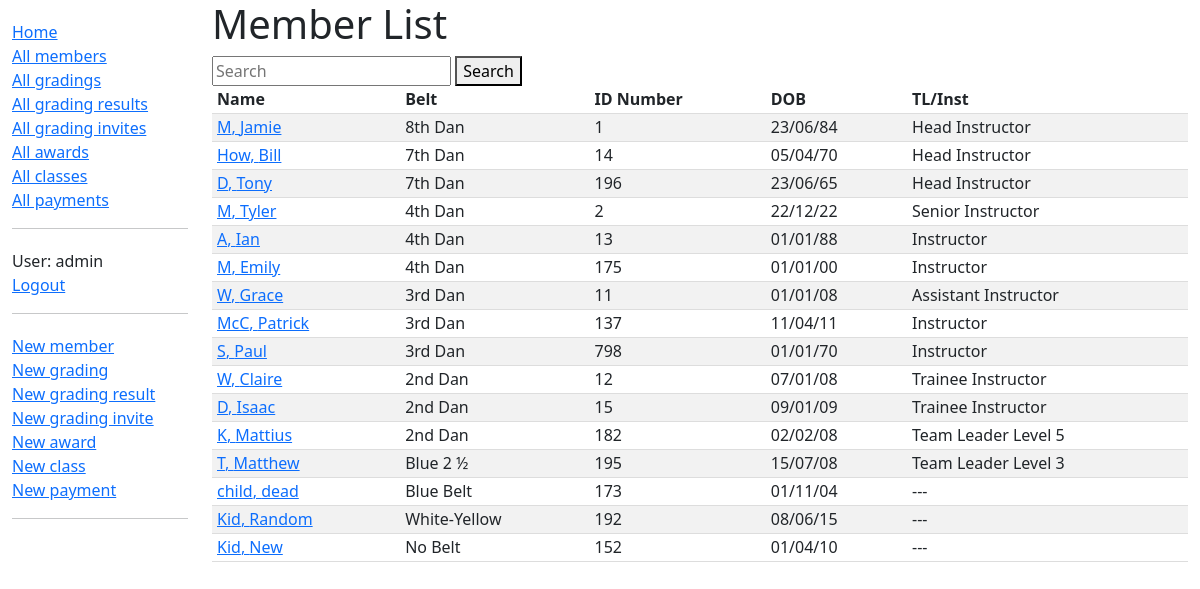
Page /dashboard/members/ (signed in) on the committed database.
### dashboard/models.py (models this page shows, shortened)
class Member(models.Model):
    first_name = models.CharField(max_length=50)
    last_name = models.CharField(max_length=50)
    idnumber = models.SmallIntegerField(verbose_name="ID Number")
    address_line_1 = models.CharField(max_length=200, help_text="Unit, Street Number and Name", blank=True)
    address_line_2 = models.CharField(max_length=200, help_text="Suburb", blank=True)
    address_line_3 = models.CharField(max_length=4, help_text="Postcode", blank=True)
    date_of_birth = models.DateField()
    belt = models.CharField(max_length=50, choices=BELT_CHOICES, blank=True)
    email = models.EmailField()
    phone = models.CharField(max_length=100)
    team_leader_instructor = models.CharField(max_length=2, choices=TL_INST_RANKS, blank=True, verbose_name="Team Leader/Instructor")
    active = models.BooleanField(default=True)
    class Meta:
        ordering = ['-belt','idnumber']
    def get_absolute_url(self):
        return reverse('member-detail', args=[str(self.id)])

### dashboard/views.py (the view)
# urls.py: path('members/', views.MemberListView.as_view(), name='members'),
class MemberListView(LoginRequiredMixin, generic.ListView):
    model = Member
    paginate_by = 25
    def get_queryset(self):
        query = self.request.GET.get('q')
        if query:
            return Member.objects.filter(Q(first_name__icontains=query) | Q(last_name__icontains=query) | Q(idnumber__icontains=query) | Q(email__icontains=query) | Q(phone__iexact=query))
        else:
            return Member.objects.all()

### dashboard/templates/dashboard/member_list.html
{% extends "base_generic.html" %}
{% block content %}
<h1>Member List</h1>
<form method="get">
  <input type="text" name="q" placeholder="Search">
  <button type="submit">Search</button>
</form>
  {% if member_list %}
  <table style="width: 100%;">
    <tr>
      <th>Name</th>
      <th>Belt</th>
      <th>ID Number</th>
      <th>DOB</th>
      <th>TL/Inst</th>
    </tr>
    {% for member in member_list %}
      <tr class="content">
        <td><a href="{{ member.get_absolute_url }}">{{ member.last_name }}, {{ member.first_name }}</a></td>
        <td>{% if member.belt %}{{ member.get_belt_display }}{% else %}No Belt{% endif %}</td>
        <td>{{ member.idnumber }}</td>
        <td>{% if member.date_of_birth %}{{ member.date_of_birth|date:"d/m/y" }}{% endif %}</td>
        <td>{% if member.team_leader_instructor %}{{ member.get_team_leader_instructor_display }}{% else %}---{% endif %}</td>
      </tr>
    {% endfor %}
  </table>
  {% else %}
    <p>There are no members.</p>
  {% endif %}
{% endblock %}

### dashboard/templates/base_generic.html (shortened to what this page needs)
<!DOCTYPE html>
<html lang="en">
<head>
  <link href="https://cdn.jsdelivr.net/npm/bootstrap@5.1.3/dist/css/bootstrap.min.css" rel="stylesheet">
  {% load static %}
  <link rel="stylesheet" href="{% static 'css/styles.css' %}">
</head>
<body>
  <div class="container-fluid">
    <div class="row">
      <div class="col-sm-2">
      {% block sidebar %}
        <ul class="sidebar-nav">
          <li><a href="{% url 'index' %}">Home</a></li>
          <li><a href="{% url 'members' %}">All members</a></li>
          <li><a href="{% url 'gradings' %}">All gradings</a></li>
          <li><a href="{% url 'gradingresults' %}">All grading results</a></li>
          <li><a href="{% url 'gradinginvites' %}">All grading invites</a></li>
          <li><a href="{% url 'awards' %}">All awards</a></li>
          <li><a href="{% url 'classes' %}">All classes</a></li>
          <li><a href="{% url 'payments' %}">All payments</a></li>
        </ul>
        <hr>
        <ul class="sidebar-nav">
        {% if user.is_authenticated %}
            <li>User: {{ user.get_username }}</li>
            <li><a href="{% url 'logout' %}?next={{ request.path }}">Logout</a></li>
          </ul>
          <hr>
          <ul class="sidebar-nav">
            <li><a href="{% url 'add-member' %}">New member</a></li>
            <li><a href="{% url 'add-grading' %}">New grading</a></li>
            <li><a href="{% url 'add-grading-result' %}">New grading result</a></li>
            <li><a href="{% url 'add-grading-invite' %}">New grading invite</a></li>
            <li><a href="{% url 'add-award' %}">New award</a></li>
            <li><a href="{% url 'add-class' %}">New class</a></li>
            <li><a href="{% url 'add-payment' %}">New payment</a></li>
          </ul>
        {% else %}
          <li><a href="{% url 'login' %}?next={{ request.path }}">Login</a></li>
        {% endif %}
        <hr>
     {% endblock %}
      </div>
      <div class="col-sm-10 ">{% block content %}{% endblock %}
      </div>
    </div>
  </div>
</body>
</html>

### dashboard/static/css/styles.css (style rules this page uses)
.sidebar-nav { margin-top: 20px; padding: 0; list-style: none; }
th, td { border-bottom: 1px solid #ddd; text-align: left; padding-right: 15px; padding-left: 5px; padding-bottom: 2px; }
tr:nth-child(even) { background-color: #f2f2f2; }

### rows in the picture
Member: last_name "M", first_name "Jamie", belt "8th Dan", idnumber "1", date_of_birth "23/06/84", team_leader_instructor "Head Instructor"
Member: last_name "How", first_name "Bill", belt "7th Dan", idnumber "14", date_of_birth "05/04/70", team_leader_instructor "Head Instructor"
Member: last_name "D", first_name "Tony", belt "7th Dan", idnumber "196", date_of_birth "23/06/65", team_leader_instructor "Head Instructor"
Member: last_name "M", first_name "Tyler", belt "4th Dan", idnumber "2", date_of_birth "22/12/22", team_leader_instructor "Senior Instructor"
Member: last_name "A", first_name "Ian", belt "4th Dan", idnumber "13", date_of_birth "01/01/88", team_leader_instructor "Instructor"
Member: last_name "M", first_name "Emily", belt "4th Dan", idnumber "175", date_of_birth "01/01/00", team_leader_instructor "Instructor"
Member: last_name "W", first_name "Grace", belt "3rd Dan", idnumber "11", date_of_birth "01/01/08", team_leader_instructor "Assistant Instructor"
Member: last_name "McC", first_name "Patrick", belt "3rd Dan", idnumber "137", date_of_birth "11/04/11", team_leader_instructor "Instructor"
Member: last_name "S", first_name "Paul", belt "3rd Dan", idnumber "798", date_of_birth "01/01/70", team_leader_instructor "Instructor"
Member: last_name "W", first_name "Claire", belt "2nd Dan", idnumber "12", date_of_birth "07/01/08", team_leader_instructor "Trainee Instructor"
Member: last_name "D", first_name "Isaac", belt "2nd Dan", idnumber "15", date_of_birth "09/01/09", team_leader_instructor "Trainee Instructor"
Member: last_name "K", first_name "Mattius", belt "2nd Dan", idnumber "182", date_of_birth "02/02/08", team_leader_instructor "Team Leader Level 5"
Member: last_name "T", first_name "Matthew", belt "Blue 2 ½", idnumber "195", date_of_birth "15/07/08", team_leader_instructor "Team Leader Level 3"
Member: last_name "child", first_name "dead", belt "Blue Belt", idnumber "173", date_of_birth "01/11/04"
Member: last_name "Kid", first_name "Random", belt "White-Yellow", idnumber "192", date_of_birth "08/06/15"
Member: last_name "Kid", first_name "New", belt "No Belt", idnumber "152", date_of_birth "01/04/10"

### other values in the picture
{{ user.get_username }} "admin"
